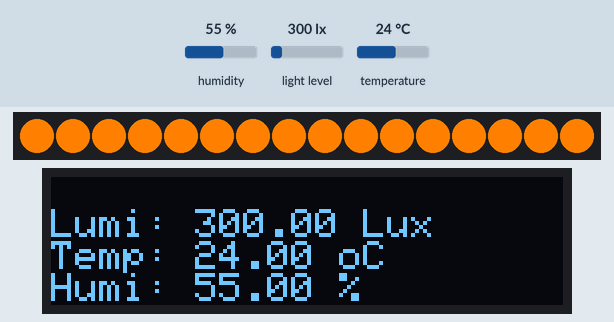
A program run on a simulated Arduino Nano RP2040 Connect. Parts: 16 RGB LEDs in strip order, left to right, 128×32 one-colour display. The test bench sets the inputs (shaded band); at power-on: light level 300 lx, temperature 24 °C, humidity 55 %. The display library's start-up logo is not drawn; what the program prints to the serial monitor is not drawn.

Above: at 1.7 s.
1.8 s: light level set to 40 lx
At 2.9 s:
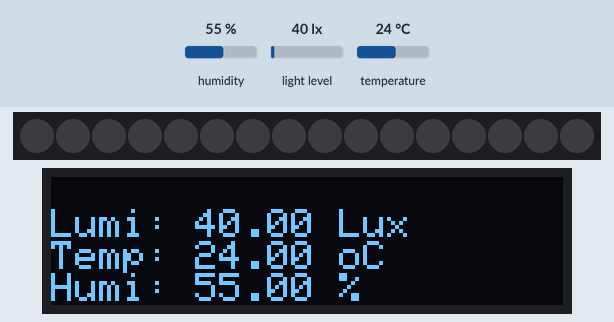
3.4 s: light level set to 91 lx
At 4.1 s:
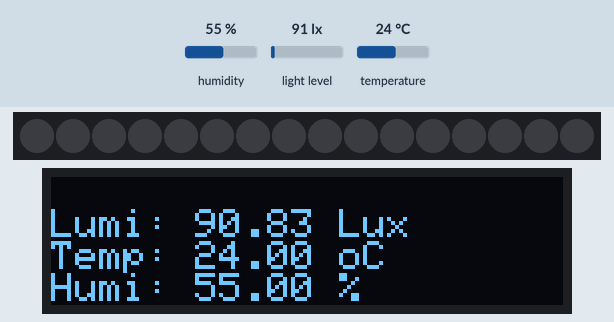
5.0 s: light level set to 105 lx
At 5.36 s:
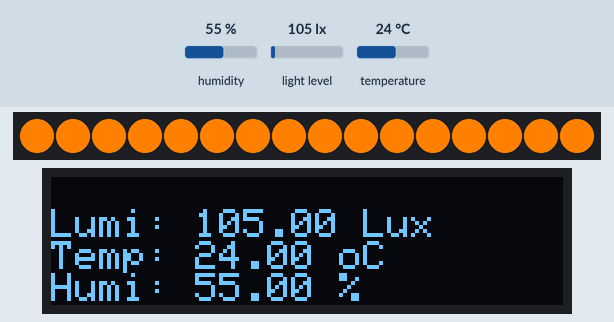
7.9 s: temperature set to 23.2 °C
At 8.43 s:
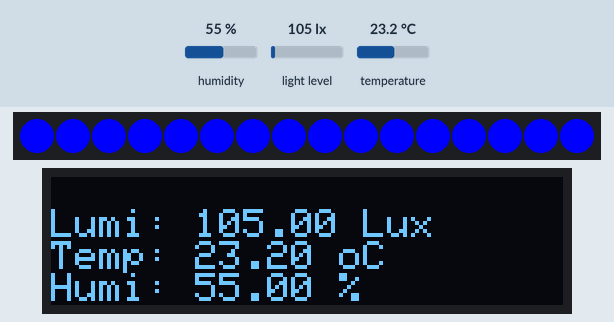
10.5 s: temperature set to 20.7 °C
At 11.03 s:
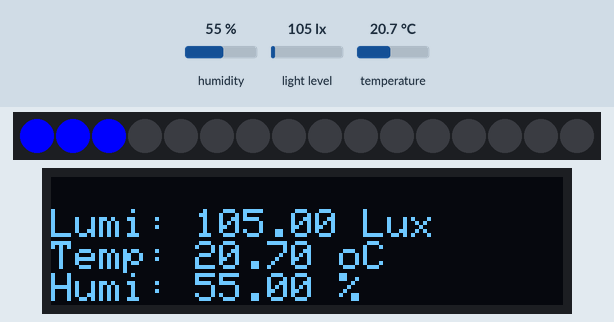
12.1 s: temperature set to 19.1 °C
At 13.0 s:
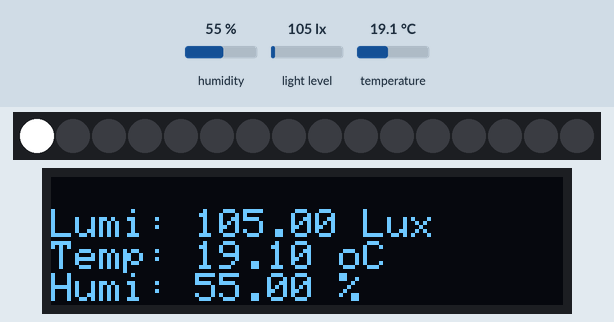
Timing chart, 0 to 15.1 s (numbered marks = the images above; inputs shaded):
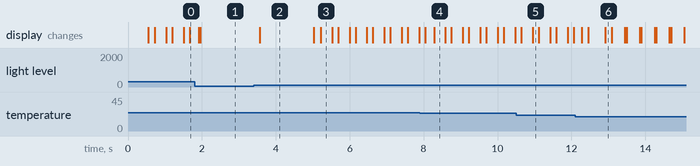

The program:

main.cpp
```cpp
#include <Adafruit_SSD1306.h>
#include <Adafruit_VEML7700.h>
#include <Wire.h>
#include <Adafruit_Sensor.h>
#include <Adafruit_BME280.h>
#include <Adafruit_NeoPixel.h>
#ifdef __AVR__
  #include <avr/power.h>
#endif
#define PIN       A0
#define NUMPIXELS 16
Adafruit_NeoPixel pixels(NUMPIXELS, PIN, NEO_GRB + NEO_KHZ800);
#define DELAYVAL 10
Adafruit_VEML7700 veml = Adafruit_VEML7700();
Adafruit_SSD1306 display = Adafruit_SSD1306(128, 32, &Wire);
#define SEALEVELPRESSURE_HPA (1013.25)
Adafruit_BME280 bme;


void setup() {
  #if defined(__AVR_ATtiny85__) && (F_CPU == 16000000)
  clock_prescale_set(clock_div_1);
  #endif


  pixels.begin();


  if (!bme.begin(0x76)) {
    Serial.println("Could not find a valid BME280 sensor, check wiring!");
    while (1);
  }


  if (veml.begin()) {
    Serial.println("Found a VEML7700 sensor");
  } else {
    Serial.println("No sensor found ... check your wiring?");
    while (1);
  }


  // SSD1306_SWITCHCAPVCC = generate display voltage from 3.3V internally
  if(!display.begin(SSD1306_SWITCHCAPVCC, 0x3C)) { // Address 0x3C for 128x32
    Serial.println(F("SSD1306 allocation failed"));
    for(;;); // Don't proceed, loop forever
  }
  display.display();
  delay(500); // Pause for 2 seconds
  display.setTextSize(1);
  display.setTextColor(WHITE);


  veml.setGain(VEML7700_GAIN_1);
  veml.setIntegrationTime(VEML7700_IT_100MS);
}


void loop() {
  float temp=bme.readTemperature();
  float lumi=veml.readLux();
  if (lumi<100.0){
      pixels.clear();
      for(int i=0; i<NUMPIXELS; i++) {
        pixels.setPixelColor(i, pixels.Color(0, 0, 0));
        pixels.show();
        delay(DELAYVAL);
  }
  }
  else{
    if (temp>30.0){
      pixels.clear();
      for(int i=0; i<NUMPIXELS; i++) {
        pixels.setPixelColor(i, pixels.Color(255, 0, 0));
        pixels.show();
        delay(DELAYVAL);
    }
    pixels.clear();
      for(int i=0; i<NUMPIXELS; i++) {
        pixels.setPixelColor(i, pixels.Color(0, 0, 0));
        pixels.show();
        delay(DELAYVAL);
    }
    }
    else if (temp<=30.0 && temp>=24.0){
      pixels.clear();
      for(int i=0; i<NUMPIXELS; i++) {
        pixels.setPixelColor(i, pixels.Color(255, 128, 0));
        pixels.show();
        delay(DELAYVAL);
    }
    }
    else if (temp<=24.0 && temp>=20.0){
      pixels.clear();
      for(int i=0; i<NUMPIXELS; i++) {
        pixels.setPixelColor(i, pixels.Color(0, 0, 255));
        pixels.show();
        delay(DELAYVAL);
    }
    }
    else{
      pixels.clear();
      for(int i=0; i<NUMPIXELS; i++) {
        pixels.setPixelColor(i, pixels.Color(255, 255, 255));
        pixels.show();
        delay(DELAYVAL);
    }
      pixels.clear();
      for(int i=0; i<NUMPIXELS; i++) {
        pixels.setPixelColor(i, pixels.Color(0, 0, 0));
        pixels.show();
        delay(DELAYVAL);
    }
    }
  }


  display.clearDisplay();
  display.setCursor(0,8);
  display.print("Lumi: "); display.print(veml.readLux()); display.println(" Lux");
  display.print("Temp: "); display.print(bme.readTemperature()); display.println(" oC");
  display.print("Humi: "); display.print(bme.readHumidity()); display.println(" %");
  display.display();
  delay(50);


}
```

Measured:
- the behaviour switches between 99 and 100 lx on light level (found by bisection; images 2 and 3)
- the behaviour switches between 24 and 23.9 °C on temperature (found by bisection; images 3 and 4)
- the behaviour switches between 20 and 19.9 °C on temperature (found by bisection; images 5 and 6)
- after the input at 1.8 s, the display: first changes after 0.11 s (image 1 shows a later state)
- after the input at 3.4 s, the display: changes after 0.16 s (image 2)
- after the input at 10.5 s, the display: first changes after 0.14 s (image 5 shows a later state)
